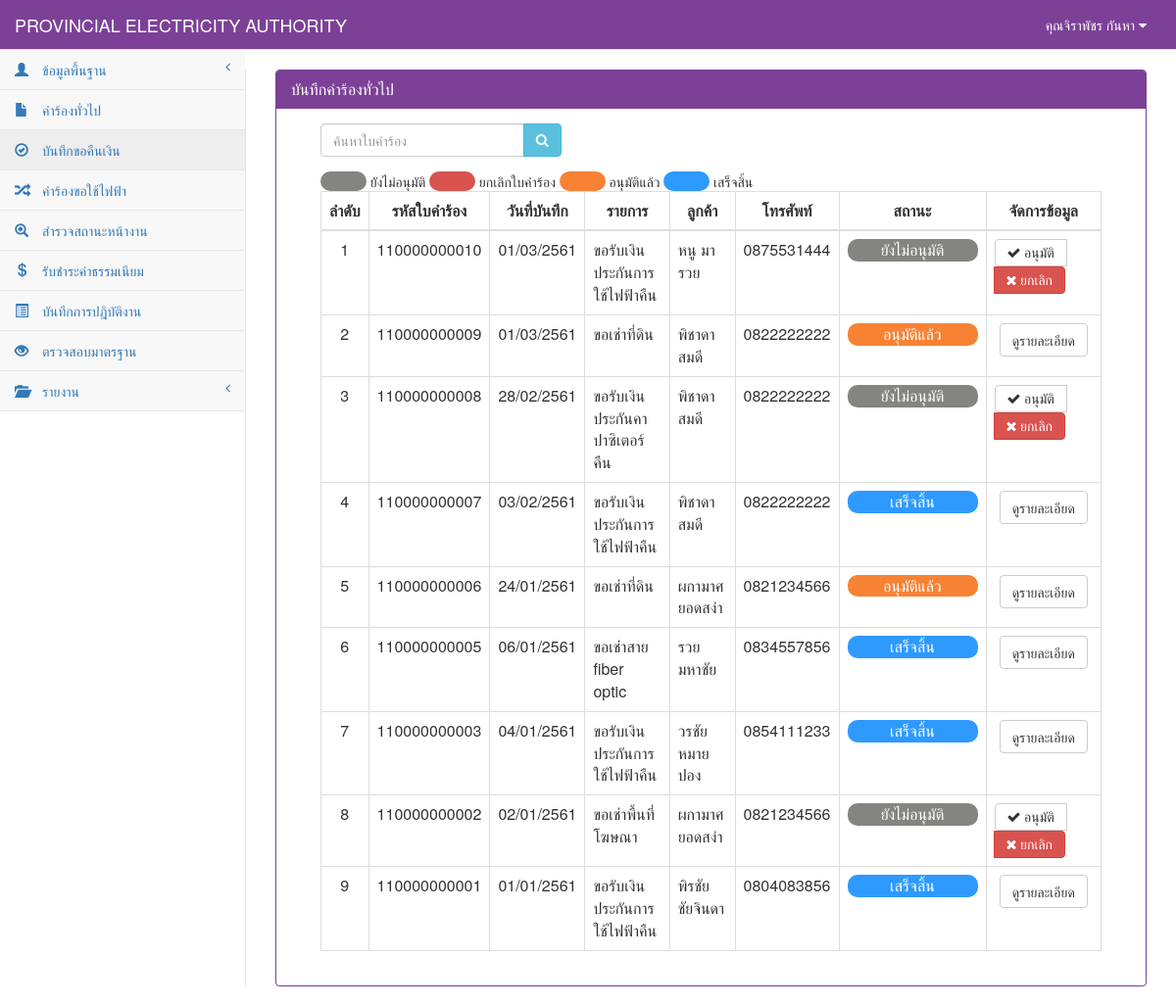
/StatusGeneral.php (signed in), run on the app's committed database.
### tables this page shows
CREATE TABLE `tb_user` (
  `user_id` char(13) NOT NULL,
  `user_code` char(13) NOT NULL,
  `user_first` int(1) NOT NULL,
  `user_name` varchar(50) NOT NULL,
  `user_last` varchar(50) NOT NULL,
  `user_add` text NOT NULL,
  `user_tel` char(10) NOT NULL,
  `user_pos` int(1) NOT NULL,
  `user_pass` varchar(12) NOT NULL,
  PRIMARY KEY  (`user_id`)
);

CREATE TABLE `tb_general` (
  `rg_id` char(12) NOT NULL,
  `rg_date` date NOT NULL,
  `rg_branch` varchar(50) NOT NULL,
  `user_id` char(13) NOT NULL,
  `cus_id` char(13) NOT NULL,
  `rg_place_type` int(1) NOT NULL,
  `rg_place_other` varchar(50) NOT NULL,
  `rg_place_name` varchar(50) NOT NULL,
  `rg_place_homeid` varchar(20) NOT NULL,
  `rg_place_number` varchar(20) NOT NULL,
  `rg_place_village` varchar(20) NOT NULL,
  `rg_place_room` varchar(10) NOT NULL,
  `rg_place_floor` varchar(5) NOT NULL,
  `rg_place_alley` varchar(50) NOT NULL,
  `rg_place_alleyway` varchar(50) NOT NULL,
  `rg_place_road` varchar(50) NOT NULL,
  `rg_place_villno` varchar(2) NOT NULL,
  `rg_place_district` varchar(30) NOT NULL,
  `rg_place_canton` varchar(30) NOT NULL,
  `rg_place_province` varchar(30) NOT NULL,
  `rg_place_post` varchar(10) NOT NULL,
  `rg_place_tel` char(10) NOT NULL,
  `rg_place_fax` char(10) NOT NULL,
  `rg_place_email` varchar(30) NOT NULL,
  `rg_place_service` varchar(10) NOT NULL,
  `rg_contact_place` varchar(100) NOT NULL,
  `rg_contact_homeid` varchar(20) NOT NULL,
  `rg_contact_number` varchar(20) NOT NULL,
  `rg_contact_village` varchar(20) NOT NULL,
  `rg_contact_room` varchar(10) NOT NULL,
  `rg_contact_floor` varchar(5) NOT NULL,
  `rg_contact_alley` varchar(50) NOT NULL,
  `rg_contact_alleyway` varchar(50) NOT NULL,
  `rg_contact_road` varchar(50) NOT NULL,
  `rg_contact_villno` varchar(2) NOT NULL,
  `rg_contact_district` varchar(30) NOT NULL,
  `rg_contact_canton` varchar(30) NOT NULL,
  `rg_contact_province` varchar(30) NOT NULL,
  `rg_contact_post` varchar(10) NOT NULL,
  `rg_contact_tel` char(10) NOT NULL,
  `rg_contact_fax` char(10) NOT NULL,
  `rg_contact_email` varchar(30) NOT NULL,
  `rg_want_type` int(2) NOT NULL,
  `rg_want_other` varchar(100) NOT NULL,
  `rg_detail` varchar(100) NOT NULL,
  `rg_money` int(5) NOT NULL,
  `rg_status` int(1) NOT NULL,
  `rg_date_back` date default NULL,
  PRIMARY KEY  (`rg_id`)
);

CREATE TABLE `tb_customer` (
  `cus_id` char(13) NOT NULL,
  `cus_first` int(2) NOT NULL,
  `cus_name` varchar(50) NOT NULL,
  `cus_type` varchar(30) NOT NULL,
  `cus_code` char(9) NOT NULL,
  `cus_tax` char(13) NOT NULL,
  `cus_homeid` varchar(20) NOT NULL,
  `cus_number` varchar(20) NOT NULL,
  `cus_village` varchar(20) NOT NULL,
  `cus_room` varchar(10) NOT NULL,
  `cus_floor` varchar(5) NOT NULL,
  `cus_alley` varchar(50) NOT NULL,
  `cus_alleyway` varchar(50) NOT NULL,
  `cus_road` varchar(50) NOT NULL,
  `cus_vilno` varchar(2) NOT NULL,
  `cus_district` varchar(30) NOT NULL,
  `cus_canton` varchar(30) NOT NULL,
  `cus_province` varchar(30) NOT NULL,
  `cus_post` varchar(10) NOT NULL,
  `cus_tel` char(10) NOT NULL,
  `cus_fax` char(10) NOT NULL,
  `cus_email` varchar(30) NOT NULL,
  PRIMARY KEY  (`cus_id`)
);

### connect_db.php (called while the page is built, shortened)
<?php
$dbname="pea";
?>

### StatusGeneral.php (the view, shortened to what this page needs)
<?php
include "connect_db.php";
function Dateim($mydate){
    $d=split("-",$mydate);
    $mydate=$d[2]."/".$d[1]."/".($d[0]+543);
    return "$mydate";
}
?>
<!DOCTYPE html>
<html>
<head>
    <link href="vendor/bootstrap/css/bootstrap.css" rel="stylesheet">
    <link href="vendor/metisMenu/metisMenu.css" rel="stylesheet">
    <link href="dist/css/sb-admin-2.css" rel="stylesheet">
    <link href="vendor/font-awesome/css/font-awesome.css" rel="stylesheet" type="text/css">
</head>
<body>
<?php include "header.php";?>
<?php
    include"sidebar.php";
?>
    <div id="page-wrapper">
        <div class="panel panel-primary">
                <div class="panel-heading">
                    <h2 class="panel-title">บันทึกคำร้องทั่วไป</h2>
                </div>
            <div class="panel-body">
                <div class="col-sm-12">
            <div class="col-sm-4">
                <form name="frmSearch" method="POST">
                    <div class="form-group input-group">
                        <input type="search" name="search" class="form-control" placeholder="ค้นหาใบคำร้อง">
                        <span class="input-group-btn">
                            <button class="btn btn-info" type="submit" style="height:34px;"><i class="fa fa-search"></i></button>
                        </span>
                    </div>
                </form>
            </div>
            <div class="col-md-12">
                <span style="background-color: #848480; border-radius:10px;">&nbsp;&nbsp;&nbsp;&nbsp;&nbsp;&nbsp;&nbsp;&nbsp;&nbsp;&nbsp;&nbsp;&nbsp;</span>
                <span>ยังไม่อนุมัติ</span>
                <span style="background-color: #d9534f; border-radius:10px;">&nbsp;&nbsp;&nbsp;&nbsp;&nbsp;&nbsp;&nbsp;&nbsp;&nbsp;&nbsp;&nbsp;&nbsp;</span>
                <span>ยกเลิกใบคำร้อง</span>
                <span style="background-color: #F78234; border-radius:10px;">&nbsp;&nbsp;&nbsp;&nbsp;&nbsp;&nbsp;&nbsp;&nbsp;&nbsp;&nbsp;&nbsp;&nbsp;</span>
                <span>อนุมัติแล้ว</span>
                <span style="background-color: #2E9AFE; border-radius:10px;">&nbsp;&nbsp;&nbsp;&nbsp;&nbsp;&nbsp;&nbsp;&nbsp;&nbsp;&nbsp;&nbsp;&nbsp;</span>
                <span>เสร็จสิ้น</span>
            </div>
            <div class="col-sm-12">
                <div class="table-responsive">
                    <table width="100%" class="table table-bordered table-hover">
                        <thead>
                            <tr>
                                <th class=" text-center" >ลำดับ</th>
                                <th class=" text-center" >รหัสใบคำร้อง</th>
                                <th class=" text-center" >วันที่บันทึก</th>
                                <th class=" text-center" >รายการ</th>
                                <th class=" text-center" >ลูกค้า</th>
                                <th class=" text-center" >โทรศัพท์</th>
                                <th class=" text-center" style="min-width: 150"  >สถานะ</th>
                                <th class=" text-center ">จัดการข้อมูล</th>
                            </tr>
                        </thead>
                            <tbody>
                            <?php
                                $sql="select * from tb_general where rg_id like '%".$_POST[search]."%' order by rg_id desc";
                                $result=mysql_db_query($dbname,$sql);
                                    if(mysql_num_rows($result)>0){
                                        while($array=mysql_fetch_array($result)){
                                            $page++;
                                            $sqlcus="select * from tb_customer where cus_id='".$array[cus_id]."'";
                                            $resultcus=mysql_db_query($dbname,$sqlcus);
                                            $arraycus=mysql_fetch_array($resultcus);
                                            if($array[rg_want_type]==0){
                                                $want="ขอรับเงินประกันการใช้ไฟฟ้าคืน";
                                            }elseif($array[rg_want_type]==1){
                                                $want="ขอรับเงินประกันคาปาซิเตอร์คืน";
                                            }elseif($array[rg_want_type]==2){
                                                $want="ขอรับเงินประกันหม้อแปลงไฟฟ้าคืน";
                                            }elseif($array[rg_want_type]==3){
                                                $want="ขอรับค่าขยายเขตระบบจำหน่ายไฟฟ้าคืน";
                                            }elseif($array[rg_want_type]==4){
                                                $want="ขอใช้บริการพิมพ์โฆษณาหลังใบแจ้งหนี้";
                                            }elseif($array[rg_want_type]==5){
                                                $want="ขอชำระเงินค่าไฟฟ้าโดยหักจากบัญชีเงินฝากธนาคาร";
                                            }elseif($array[rg_want_type]==6){
                                                $want="ขอเช่าพื้นที่โฆษณา";
                                            }elseif($array[rg_want_type]==7){
                                                $want="ขอเช่าพาดสายโทรนาคม";
                                            }elseif($array[rg_want_type]==8){
                                                $want="ขอเช่าสาย fiber optic";
                                            }elseif($array[rg_want_type]==9){
                                                $want="ขอเช่าที่ดิน";
                                            }elseif($array[rg_want_type]==10){
                                                $want="ขอซื้อที่ดิน";
                                            }elseif($array[rg_want_type]==11){
                                                $want="ขอใช้ไฟฟ้าที่ กฟภ. สนับสนุน";
                                            }else{
                                               $want=$array[rg_want_other];
                                            }
                                            if($array[rg_status]==0){
                                                $status="#848480";
                                                $label="ยังไม่อนุมัติ";
                                            }elseif($array[rg_status]==1){
                                               $status="#F78234";
                                               $label="อนุมัติแล้ว";
                                            }elseif($array[rg_status]==2){
                                               $status="#d9534f";
                                              $label="ยกเลิกใบคำร้อง";
                                            }elseif($array[rg_status]==3){
                                              $status="#2E9AFE";
                                               $label="เสร็จสิ้น";
                                            }
                            ?>
                                    <tr>
                                        <td class="text-center"><?=$page?></td>
                                            <td class=" text-center"><?=$array[rg_id]?></td>
                                            <td class=" text-center"><?= Dateim($array[rg_date]);?></td>
                                            <td><?=$want?></td>
                                            <td><?=$arraycus[cus_name]?></td>
                                            <td class="text-center"><?=$arraycus[cus_tel]?></td>
                                            <td class="text-center"><div style="border-radius:10px; background-color: <?=$status?>; color: white;"><?=$label?></div></td>
                                            <?php
                                            if($array[rg_status]=='0'){
                                            ?>
                                            <td align="center">
                                                <div class="btn-group">
                                                    <a class="btn btn-default" href="StatusGeneral_detail.php?id=<?=$array[rg_id]?>" title="อนุมัติ"><i class="fa fa-check"> อนุมัติ</i></a>
                                                    <a class="btn btn-danger" onclick="return confirm('คุณต้องการยกเลิกใบคำร้องนี่ ?')" href="StatusGeneral_save.php?id=<?=$array[rg_id]?>&mode=del" ><i class="fa fa-times"> ยกเลิก</i></a>
                                                </div>
                                            </td>
                                            <?php
                                            }else{
                                            ?>
                                            <td align="center">
                                                <center>
                                                    <a class="btn btn-default" href="StatusGeneral_detail.php?id=<?=$array[rg_id]?>&mode=view" title="ดูรายละเอียด">ดูรายละเอียด</a>
                                                </center>
                                            </td>
                                            <?php
                                            }
                                            ?>
                                    </tr>
                                    <?php
                                                    }
                                            }else{
                                    ?>
                                    <tr><td colspan="7" align="center">ไม่พบข้อมูล</td></tr>
                                    <?
                                            }
                                    ?>
                            </tbody>
                    </table>
                </div>
            </div>
        </div>
            </div>
        </div>
</div>
</body>
</html>

### header.php (shortened to what this page needs)
<?php
$sqluser="select *from tb_user where user_id='".$_SESSION[loginid]."'";
$reuser=mysql_db_query($dbname,$sqluser);
$user=mysql_fetch_array($reuser);
?>
<nav style="background-color:#7c4197;" class="navbar navbar-default navbar-static-top" role="navigation" style="margin-bottom: 0" >
            <div class="navbar-header" >
                <a class="navbar-brand" style="color: White" href="index.php">PROVINCIAL ELECTRICITY AUTHORITY</a>
            </div>
            <ul class="nav navbar-top-links navbar-right" >
                 <li class="dropdown">
                     <a style="color: White" class="dropdown-toggle" data-toggle="dropdown" href="#">
                        คุณ<?=$user[user_name]?> <?=$user[user_last]?>
                        <i class="fa fa-caret-down"></i>
                    </a>
                </li>
            </ul>

### data on the page
tb_user: user_name "จิราพัชร", user_last "กันหา"
tb_general: rg_id "110000000010", rg_date "01/03/2561", rg_want_type "ขอรับเงินประกันการใช้ไฟฟ้าคืน", cus.cus_name "หนู มารวย", cus.cus_tel "0875531444", rg_status "ยังไม่อนุมัติ"
tb_general: rg_id "110000000009", rg_date "01/03/2561", rg_want_type "ขอเช่าที่ดิน", cus.cus_name "พิชาดา สมดี", cus.cus_tel "0822222222", rg_status "อนุมัติแล้ว"
tb_general: rg_id "110000000008", rg_date "28/02/2561", rg_want_type "ขอรับเงินประกันคาปาซิเตอร์คืน", cus.cus_name "พิชาดา สมดี", cus.cus_tel "0822222222", rg_status "ยังไม่อนุมัติ"
tb_general: rg_id "110000000007", rg_date "03/02/2561", rg_want_type "ขอรับเงินประกันการใช้ไฟฟ้าคืน", cus.cus_name "พิชาดา สมดี", cus.cus_tel "0822222222", rg_status "เสร็จสิ้น"
tb_general: rg_id "110000000006", rg_date "24/01/2561", rg_want_type "ขอเช่าที่ดิน", cus.cus_name "ผกามาศ ยอดสง่า", cus.cus_tel "0821234566", rg_status "อนุมัติแล้ว"
tb_general: rg_id "110000000005", rg_date "06/01/2561", rg_want_type "ขอเช่าสาย fiber optic", cus.cus_name "รวย มหาชัย", cus.cus_tel "0834557856", rg_status "เสร็จสิ้น"
tb_general: rg_id "110000000003", rg_date "04/01/2561", rg_want_type "ขอรับเงินประกันการใช้ไฟฟ้าคืน", cus.cus_name "วรชัย หมายปอง", cus.cus_tel "0854111233", rg_status "เสร็จสิ้น"
tb_general: rg_id "110000000002", rg_date "02/01/2561", rg_want_type "ขอเช่าพื้นที่โฆษณา", cus.cus_name "ผกามาศ ยอดสง่า", cus.cus_tel "0821234566", rg_status "ยังไม่อนุมัติ"
tb_general: rg_id "110000000001", rg_date "01/01/2561", rg_want_type "ขอรับเงินประกันการใช้ไฟฟ้าคืน", cus.cus_name "พิรชัย ชัยจินดา", cus.cus_tel "0804083856", rg_status "เสร็จสิ้น"
